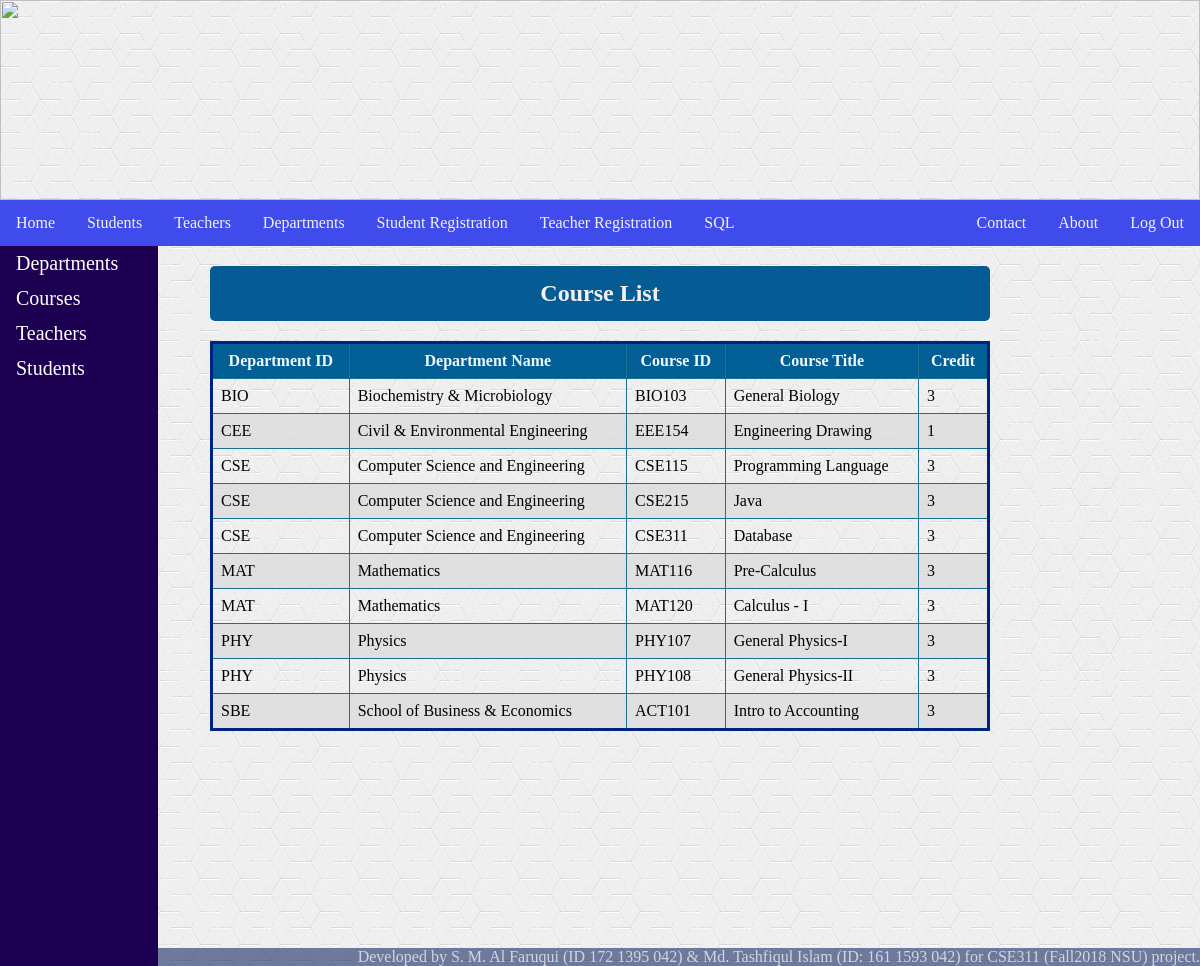
The app's page /department1.php with its own data.
### tables this page shows
CREATE TABLE `course` (
  `id` varchar(10) NOT NULL,
  `title` varchar(20) NOT NULL,
  `credit` int(11) NOT NULL,
  `department` varchar(10) NOT NULL
);

CREATE TABLE `departments` (
  `id` varchar(10) NOT NULL,
  `name` varchar(40) NOT NULL,
  `location` varchar(20) NOT NULL,
  `budget` decimal(8,2) NOT NULL
);

### department1.php (the view, shortened to what this page needs)
<?php
    include "Include/header.php";
?>
<body>
    <div class="row">
        <div class="column side">
            <div class="sidenav">
                <a href="department.php">Departments</a>
                <a href="department1.php">Courses</a>
                <a href="department2.php">Teachers</a>
                <a href="department3.php">Students</a>
            </div>
        </div>
        <div class="column middle">
            <h2>Course List</h2>
            <table class="center">
            <tr>
                <th>Department ID</th>
                <th>Department Name</th>
                <th>Course ID</th>
                <th>Course Title</th>
                <th>Credit</th>
            </tr>
            <?php
            include "connect.php";
            $sql = "SELECT departments.id AS did, departments.name, course.id, course.title, course.credit
                    FROM departments, course
                    WHERE departments.id = course.department
                    ORDER BY departments.id, course.id;";
            $result = mysqli_query($conn, $sql);
            if (mysqli_num_rows($result) > 0) {
                while($row = mysqli_fetch_assoc($result)) {
                   echo "<tr>
                        <td>".$row["did"]."</td>
                        <td>".$row["name"]."</td>
                        <td>".$row["id"]."</td>
                        <td>".$row["title"]."</td>
                        <td>".$row["credit"]."</td>
                    </tr>";
                }
            }
            ?>
        </table>
        </div>
</div>
</body>
</html>

### STYLE.css (style rules this page uses)
body { background-image: url("Images/Textures/white1.jpg"); background-repeat: repeat; margin: 0; }
h2 { border-radius: 5px; display: block; text-align: center; padding: 14px 16px; text-decoration: none; background-color: rgb(5, 91, 148); color: #f1f1f1; }
table, td, th { border: 1px solid #1c7091; border-collapse: collapse; }
td, th { padding: 8px; }
th { background-color: rgb(1, 95, 150); color: aliceblue; }
tr:nth-child(odd) { background-color: rgba(221, 221, 221, 0.808); }
.center { margin: auto; width: 100%; border: 3px solid rgb(0, 34, 128); padding: 10px; }
.column { float: left; padding: 0px; }
.column.side { width: 17.5%; position: sticky; top: 46px; }
.column.middle { width: 65%; }
.row:after { content: ""; display: table; clear: both; }
.sidenav { overflow: hidden; background-color: rgb(29, 0, 82); position: sticky; top: 0; height:90%; width:75%; }
.sidenav a { padding: 6px 8px 6px 16px; border-color: #f1f1f1; text-decoration: none; font-size: 20px; color: #ffffff; display: block; }
* { box-sizing: border-box; }

### records on screen
course: department "BIO", department.name "Biochemistry & Microbiology", id "BIO103", title "General Biology", credit "3"
course: department "CEE", department.name "Civil & Environmental Engineering", id "EEE154", title "Engineering Drawing", credit "1"
course: department "CSE", department.name "Computer Science and Engineering", id "CSE115", title "Programming Language", credit "3"
course: department "CSE", department.name "Computer Science and Engineering", id "CSE215", title "Java", credit "3"
course: department "CSE", department.name "Computer Science and Engineering", id "CSE311", title "Database", credit "3"
course: department "MAT", department.name "Mathematics", id "MAT116", title "Pre-Calculus", credit "3"
course: department "MAT", department.name "Mathematics", id "MAT120", title "Calculus - I", credit "3"
course: department "PHY", department.name "Physics", id "PHY107", title "General Physics-I", credit "3"
course: department "PHY", department.name "Physics", id "PHY108", title "General Physics-II", credit "3"
course: department "SBE", department.name "School of Business & Economics", id "ACT101", title "Intro to Accounting", credit "3"
